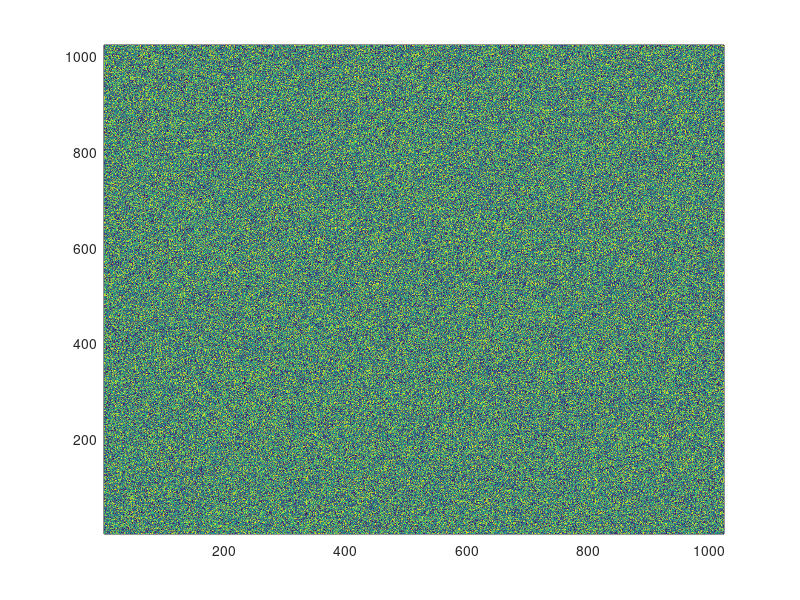

MATLAB code to generate this figure: (Note: this script raises an error after producing the figure.)
%example code

%% imaging

v=rand(1024,1024);
imagesc(v)
colorbar
axis equal
axis xy

pcolor(v);shading interp

[ww,ee]=meshgrid(xv,xv);

subplot(2,1,1);imagesc(ww); subplot(2,1,2); imagesc(ee)
subplot(3,1,1); imagesc(ww.^2 + ee.^2); subplot(3,1,2);imagesc(ww); subplot(3,1,3); imagesc(ee)

%v=rand(1024,1024);
%imagesc(v)
%colorbar
%axis equal
%axis xy

%pcolor(v);shading interp

%% file operations

%% write
clear all
x = 0:.1:1;
A = [x; exp(x)];

fileID = fopen('exp.txt','w');
%fprintf(fileID,'%6s %12s\n','x','exp(x)');
fprintf(fileID,'%6.2f %12.8f\n',A);
fclose(fileID);

%% read
clear all
[a,b] = textread('exp.txt')



